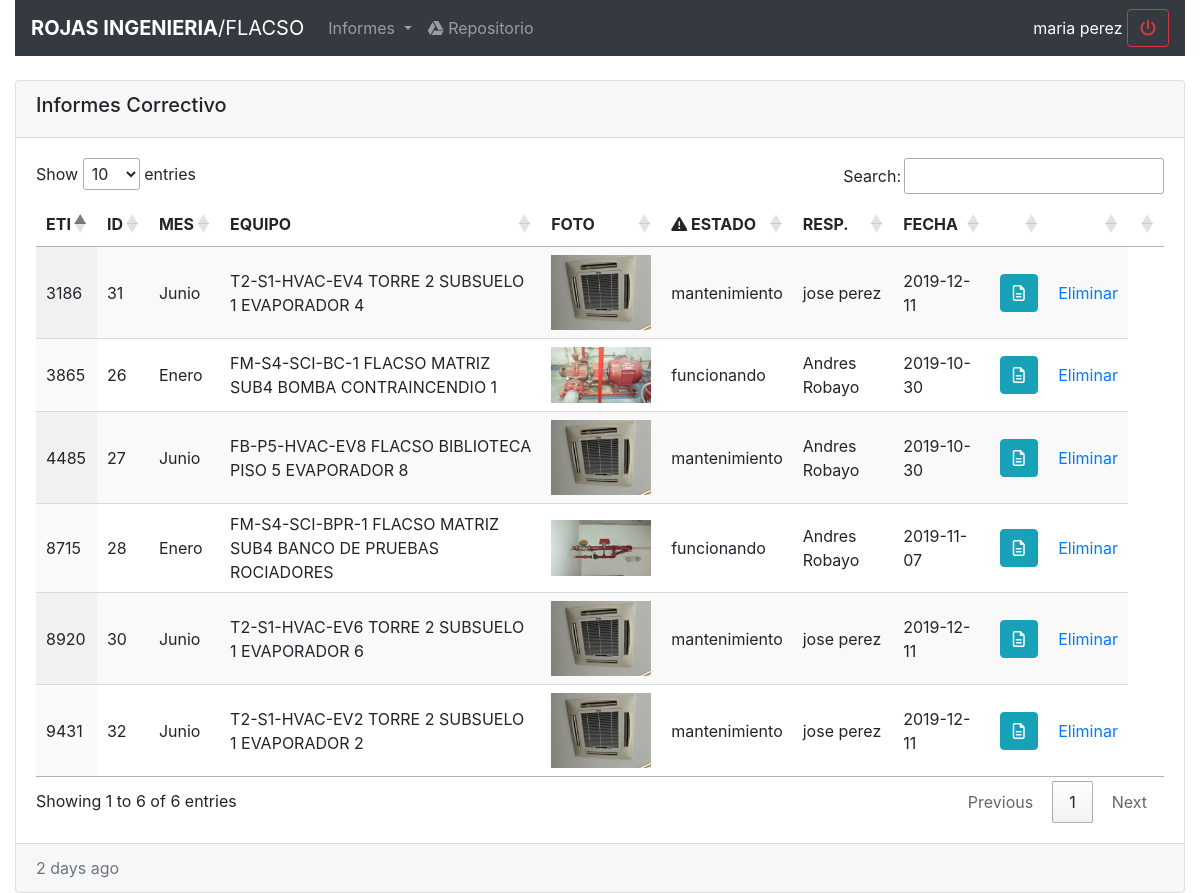
/informesc.php (signed in), run on the app's committed database.
### tables this page shows
CREATE TABLE IF NOT EXISTS `equipo_tareas_informe_c` (
  `id` int(11) NOT NULL AUTO_INCREMENT,
  `user_id` int(11) NOT NULL,
  `fecha` varchar(30) NOT NULL,
  `mes_id` int(11) NOT NULL,
  `estado` varchar(30) NOT NULL,
  `observacion` text NOT NULL,
  `age` varchar(11) NOT NULL,
  `eti` varchar(11) NOT NULL,
  `created_at` varchar(30) NOT NULL,
  PRIMARY KEY (`id`)
);

CREATE TABLE IF NOT EXISTS `meses` (
  `id` int(11) NOT NULL AUTO_INCREMENT,
  `nombre` varchar(20) NOT NULL,
  PRIMARY KEY (`id`)
);

CREATE TABLE IF NOT EXISTS `usuarios` (
  `id` int(11) NOT NULL AUTO_INCREMENT,
  `nombres` varchar(30) NOT NULL,
  `apellidos` varchar(30) NOT NULL,
  `telefono` varchar(30) NOT NULL,
  `correo` varchar(30) NOT NULL,
  `clave` varchar(30) NOT NULL,
  `foto` varchar(100) NOT NULL,
  `rol` varchar(20) NOT NULL,
  `estado` int(1) NOT NULL,
  PRIMARY KEY (`id`)
);

### informesc.php (the view, shortened to what this page needs)
<?php
  include 'controller/conexion.php';
?>
<!doctype html>
<html lang="en">
  <head>
    <?php include'includes/head.php' ?>
    <link rel="stylesheet" href="//cdn.datatables.net/1.10.20/css/jquery.dataTables.min.css">
  </head>
  <body>
    <section>
      <div class="container-fluid">
        <div class="row">
          <div class="col-sm-12">
            <?php include('navigation.php'); ?>
          </div>
        </div>
      </div>
    </section>
    <br>
    <section>
      <div class="container-fluid">
        <div class="row">
          <div class="col-sm-12">
            <div class="card">
              <div class="card-header">
                <div class="row">
                  <div class="col-sm-9">
                    <h5>Informes Correctivo</h5>
                  </div>
                  <div class="col-sm-3">
                  </div>
                </div>
              </div>
              <div class="card-body">
                <table id="myTable" class="display">
                  <thead>
                    <tr>
                      <th>ETI</th>
                      <th>ID</th>
                      <th>MES</th>
                      <th>EQUIPO</th>
                      <th>FOTO</th>
                      <th><i class="fas fa-exclamation-triangle"></i> ESTADO</th>
                      <th>RESP.</th>
                      <th>FECHA</th>
                      <th></th>
                      <th></th>
                      <th></th>
                    </tr>
                  </thead>
                  <tbody>
                    <?php
                      $eti = $db->query("SELECT DISTINCT equipo_tareas_c.eti, equipo_tareas_informe_c.id as eti_id, equipo_tareas_informe_c.eti as idEti, meses.nombre as mes_nombre, equipos.nombre as equipo_nombre, equipos.foto as equipo_foto, equipo_tareas_informe_c.estado as eti_estado, usuarios.nombres as user_name, usuarios.apellidos as user_lastname, equipo_tareas_informe_c.fecha as eti_fecha FROM equipo_tareas_informe_c INNER JOIN meses ON equipo_tareas_informe_c.mes_id = meses.id INNER JOIN equipo_tareas_c ON equipo_tareas_informe_c.eti = equipo_tareas_c.eti INNER JOIN equipos ON equipo_tareas_c.equipo_id = equipos.id INNER JOIN usuarios ON equipo_tareas_informe_c.user_id = usuarios.id  WHERE age = 2019")or die('error'.mysqli_errno($db));
                      while($fila = mysqli_fetch_array($eti))
                      {
                        echo "<tr>
                                <td>".$fila['idEti']."</td>
                                <td style='display:none'>".$fila['equipo_foto']."</td>
                                <td>".$fila['eti_id']."</td>
                                <td>".$fila['mes_nombre']."</td>
                                <td>".$fila['equipo_nombre']."</td>
                                <td><img width='100' src='".str_replace('../', '', $fila['equipo_foto'])."'></td>
                                <td>".$fila['eti_estado']."</td>
                                <td>".$fila['user_name']." ".$fila['user_lastname']."</td>
                                <td>".$fila['eti_fecha']."</td>
                                <td><button data-toggle='modal' data-target='#exampleModal' class='btn btn-info btn_showInfomrme'><i class='far fa-file-alt'></i></button></td>
                                 <td><a style='display:".$rol."' onclick='return confirm()' href='controller/eliminar_informec.php?eti=".$fila['idEti']."'>Eliminar</a></td>
                              </tr>";
                      }
                    ?>
                  </tbody>
                </table>
              </div>
              <div class="card-footer text-muted">
                2 days ago
              </div>
            </div>
          </div>
        </div>
      </div>
    </section>
  </body>
</html>

### data on the page
equipo_tareas_informe_c: eti "3865", id "26", mes.nombre "Enero", equipo_nombre "FM-S4-SCI-BC-1 FLACSO MATRIZ SUB4 BOMBA CONTRAINCENDIO 1", shows a picture, estado "funcionando", user.nombres "Andres", user.apellidos "Robayo", fecha "2019-10-30"
equipo_tareas_informe_c: eti "8715", id "28", mes.nombre "Enero", equipo_nombre "FM-S4-SCI-BPR-1 FLACSO MATRIZ SUB4 BANCO DE PRUEBAS ROCIADORES", shows a picture, estado "funcionando", user.nombres "Andres", user.apellidos "Robayo", fecha "2019-11-07"
equipo_tareas_informe_c: eti "9431", id "32", mes.nombre "Junio", equipo_nombre "T2-S1-HVAC-EV2 TORRE 2 SUBSUELO 1 EVAPORADOR 2", estado "mantenimiento", user.nombres "jose", user.apellidos "perez", fecha "2019-12-11"
equipo_tareas_informe_c: eti "3186", id "31", mes.nombre "Junio", equipo_nombre "T2-S1-HVAC-EV4 TORRE 2 SUBSUELO 1 EVAPORADOR 4", estado "mantenimiento", user.nombres "jose", user.apellidos "perez", fecha "2019-12-11"
equipo_tareas_informe_c: eti "8920", id "30", mes.nombre "Junio", equipo_nombre "T2-S1-HVAC-EV6 TORRE 2 SUBSUELO 1 EVAPORADOR 6", estado "mantenimiento", user.nombres "jose", user.apellidos "perez", fecha "2019-12-11"
equipo_tareas_informe_c: eti "4485", id "27", mes.nombre "Junio", equipo_nombre "FB-P5-HVAC-EV8 FLACSO BIBLIOTECA PISO 5 EVAPORADOR 8", estado "mantenimiento", user.nombres "Andres", user.apellidos "Robayo", fecha "2019-10-30"

### other printed values
$_SESSION['userActive'] "maria perez"
